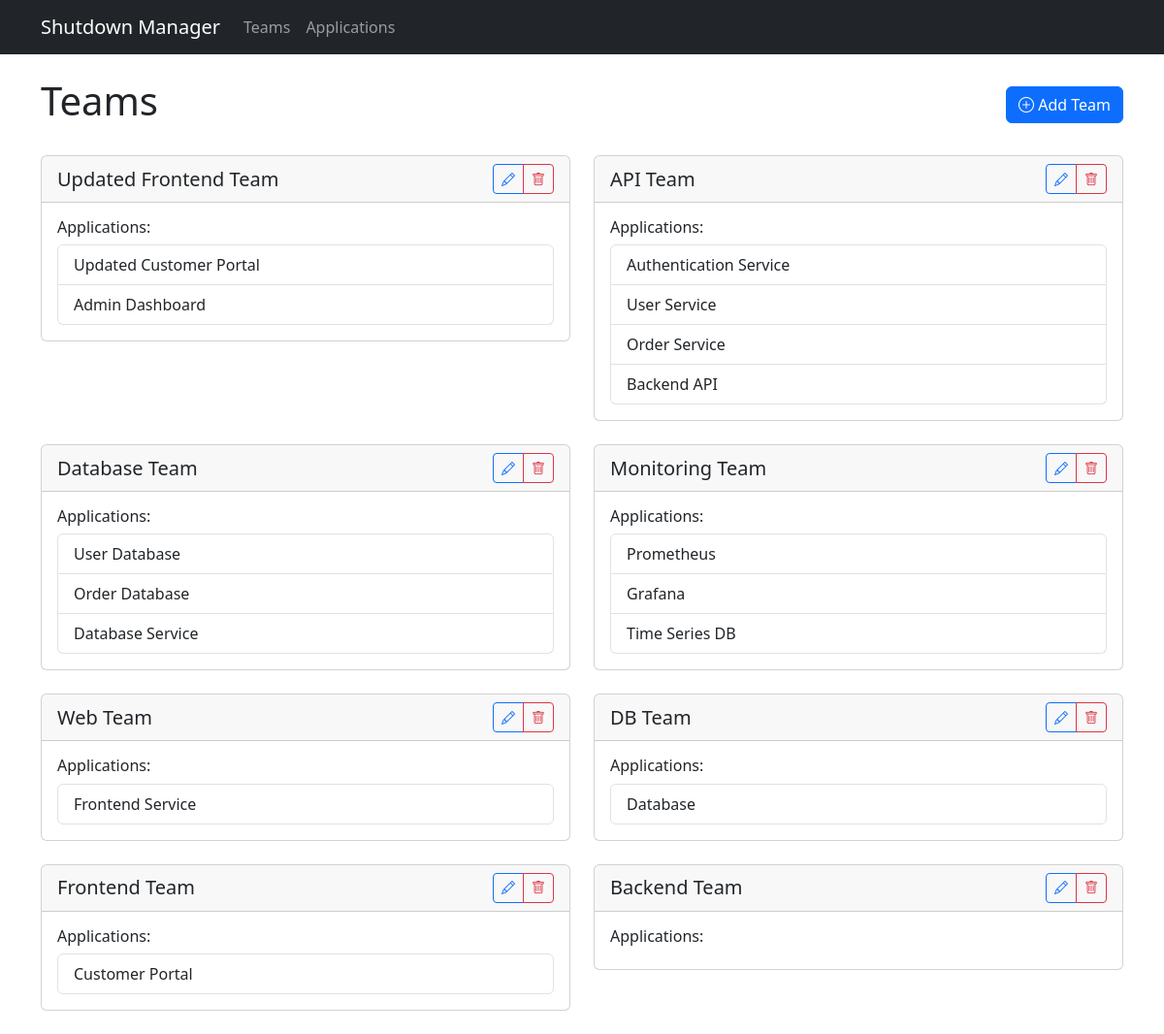
The app's page /teams, older data.
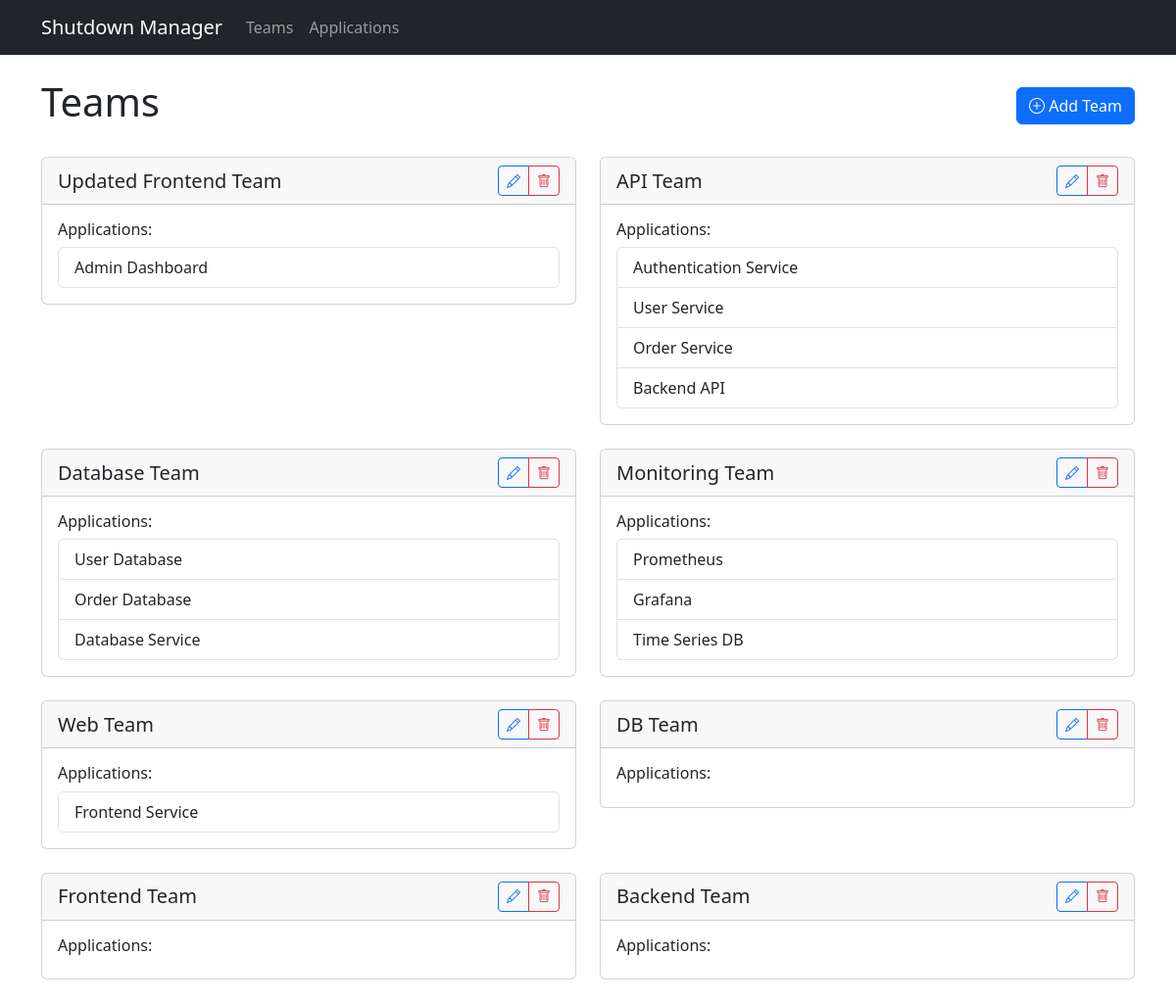
The same page, newer data.
### app/models.py (models this page shows)
class Team(db.Model):
    id = db.Column(db.Integer, primary_key=True)
    name = db.Column(db.String(100), nullable=False, unique=True)
    applications = db.relationship('Application', backref='team', lazy=True)

class Application(db.Model):
    id = db.Column(db.Integer, primary_key=True)
    name = db.Column(db.String(100), nullable=False)
    team_id = db.Column(db.Integer, db.ForeignKey('team.id'), nullable=False)
    host = db.Column(db.String(255), nullable=False)
    port = db.Column(db.Integer)
    webui_url = db.Column(db.String(255))
    db_host = db.Column(db.String(255))
    shutdown_order = db.Column(db.Integer, nullable=False)
    status = db.Column(db.String(50), default='running')
    last_checked = db.Column(db.DateTime, default=datetime.utcnow)
    dependencies = db.relationship('ApplicationDependency',
                                 foreign_keys='ApplicationDependency.application_id',
                                 backref='application', lazy=True)

### app/routes.py (the view)
@main.route('/teams')
def teams():
    teams = Team.query.all()
    return render_template('teams.html', teams=teams)

### app/templates/teams.html (shortened to what this page needs)
{% extends "base.html" %}
{% block content %}
<div class="row">
    <div class="col-12">
        <div class="d-flex justify-content-between align-items-center mb-4">
            <h1>Teams</h1>
            <button class="btn btn-primary" data-bs-toggle="modal" data-bs-target="#addTeamModal">
                <i class="bi bi-plus-circle"></i> Add Team
            </button>
        </div>
        <div class="row">
            {% for team in teams %}
            <div class="col-md-6 mb-4">
                <div class="card">
                    <div class="card-header d-flex justify-content-between align-items-center">
                        <h5 class="card-title mb-0">{{ team.name }}</h5>
                        <div class="btn-group">
                            <button class="btn btn-sm btn-outline-primary" onclick="editTeam({{ team.id }}, '{{ team.name }}')">
                                <i class="bi bi-pencil"></i>
                            </button>
                            <button class="btn btn-sm btn-outline-danger" onclick="confirmDeleteTeam({{ team.id }}, '{{ team.name }}')">
                                <i class="bi bi-trash"></i>
                            </button>
                        </div>
                    </div>
                    <div class="card-body">
                        <h6>Applications:</h6>
                        <ul class="list-group">
                            {% for app in team.applications %}
                            <li class="list-group-item">{{ app.name }}</li>
                            {% endfor %}
                        </ul>
                    </div>
                </div>
            </div>
            {% endfor %}
        </div>
    </div>
</div>
{% endblock %}

Row changes from the older to the newer data that the page shows:
removed Application: name "Updated Customer Portal", shown under Team "Updated Frontend Team"
removed Application: name "Database", shown under Team "DB Team"
removed Application: name "Customer Portal", shown under Team "Frontend Team"
